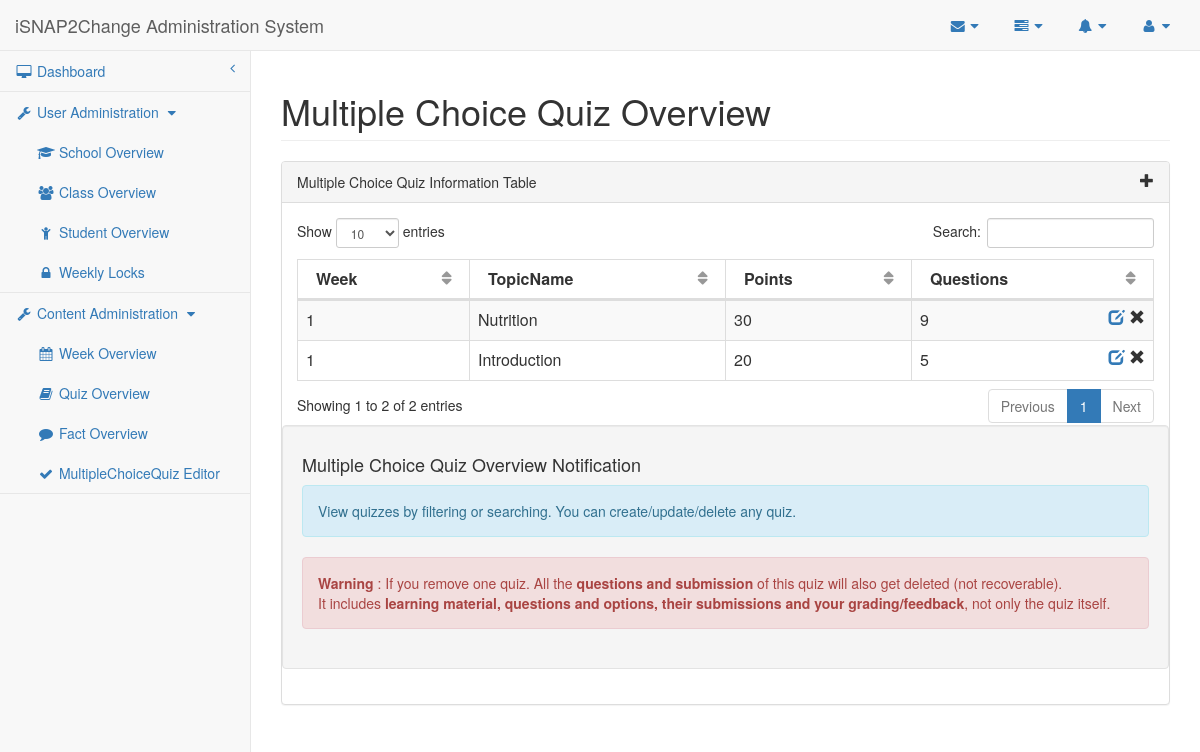
The page /isnap2change/researcher/mcq.php on the database as committed earlier.
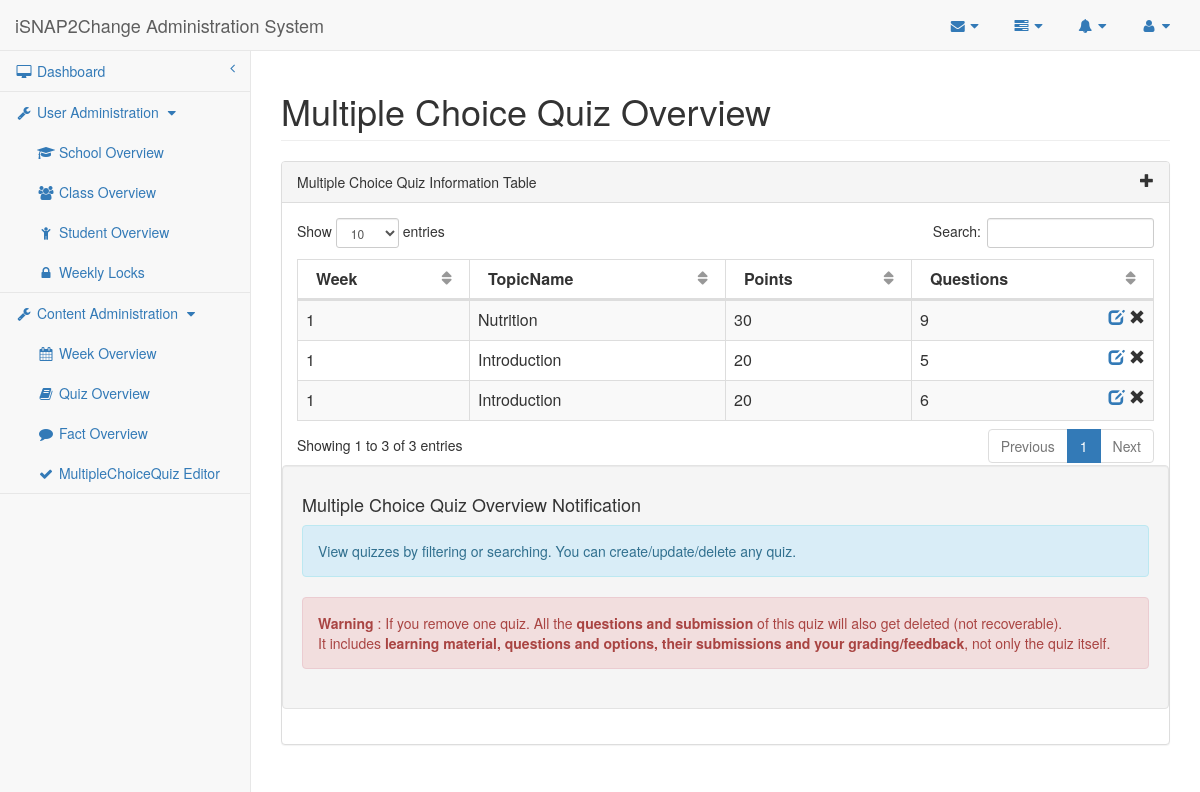
The same page on the database as committed later.
### tables this page shows
CREATE TABLE IF NOT EXISTS `Quiz` (
    QuizID MEDIUMINT AUTO_INCREMENT,
    Week MEDIUMINT,
    QuizType ENUM('MCQ', 'SAQ', 'Matching', 'Calculator', 'Poster'),    
    TopicID MEDIUMINT,
    CONSTRAINT Quiz_QuizID_PK PRIMARY KEY (QuizID),
    CONSTRAINT Quiz_TopicID_FK FOREIGN KEY (TopicID)
        REFERENCES Topic (TopicID)
        ON DELETE CASCADE ON UPDATE CASCADE
);

CREATE TABLE IF NOT EXISTS `Topic` (
    TopicID MEDIUMINT AUTO_INCREMENT,
    TopicName VARCHAR(190) UNIQUE,
    CONSTRAINT Topic_TopicID_PK PRIMARY KEY (TopicID)
);

### isnap2change/researcher/get-quiz-points.php (called while the page is built, shortened)
<?php
    function getQuizPoints($quizid){
        $pointsBySection = array('MCQ', 'Matching', 'Calculator', 'Poster');
        $pointsByQuestion = array('SAQ');
        $conn = db_connect();
        $quizTypeSql = "SELECT QuizType
        FROM Quiz WHERE QuizID = ?";
        $quizTypeQuery = $conn->prepare($quizTypeSql);
        $quizTypeQuery->execute(array($quizid));
        $quizTypeResult = $quizTypeQuery->fetch(PDO::FETCH_OBJ);
        $quizType = $quizTypeResult->QuizType;
        if(in_array($quizType, $pointsBySection)){
            $pointsSql = "SELECT Points FROM Quiz NATURAL JOIN (SELECT QuizID, Points FROM MCQ_Section AS MCQPoints UNION SELECT QuizID , Points FROM Matching_Section AS MatchingPoints) AS QuizPoints WHERE QuizID = ?";
            $pointsQuery = $conn->prepare($pointsSql);
            $pointsQuery->execute(array($quizid));
            $pointsResult = $pointsQuery->fetch(PDO::FETCH_OBJ);
            if($pointsResult != null)
                $points = $pointsResult->Points;
            else $points = 0;
        } else if(in_array($quizType, $pointsByQuestion)){
            $pointsSql = "SELECT SUM(Points) AS SumPoints FROM Quiz NATURAL JOIN SAQ_Section NATURAL JOIN SAQ_Question WHERE QuizID = ?";
            $pointsQuery = $conn->prepare($pointsSql);
            $pointsQuery->execute(array($quizid));
            $pointsResult = $pointsQuery->fetch(PDO::FETCH_OBJ);
            $points = $pointsResult->SumPoints;
        }
        return $points;
    }
?>

### isnap2change/researcher/mcq.php (the view, shortened to what this page needs)
<?php
    require_once("/get-quiz-points.php");
    $conn = db_connect();
    $columnName = array('QuizID','Week','TopicName','Points', 'Questions');
    $quizSql = "SELECT QuizID, Week, TopicName, COUNT(*) AS Questions
               FROM Quiz NATURAL JOIN Topic NATURAL JOIN MCQ_Section NATURAL JOIN MCQ_Question WHERE QuizType = 'MCQ' GROUP BY QuizID";
    $quizQuery = $conn->prepare($quizSql);
    $quizQuery->execute();
    $quizResult = $quizQuery->fetchAll(PDO::FETCH_OBJ);
?>
<!DOCTYPE html>
<html lang="en">
<head>
    <link href="../bower_components/bootstrap/dist/css/bootstrap.min.css" rel="stylesheet">
    <link href="../bower_components/metisMenu/dist/metisMenu.min.css" rel="stylesheet">
    <link href="../bower_components/datatables-plugins/integration/bootstrap/3/dataTables.bootstrap.css" rel="stylesheet">
    <link href="../dist/css/sb-admin-2.css" rel="stylesheet">
    <link href="../bower_components/font-awesome/css/font-awesome.min.css" rel="stylesheet" type="text/css">
</head>
<body>
    <div id="wrapper">
        <div w3-include-html="navigation.html"></div>
        <div id="page-wrapper">
            <div class="row">
                <div class="col-lg-12">
                    <h1 class="page-header">Multiple Choice Quiz Overview</h1>
                </div>
            </div>
            <div class="row">
                <div class="col-lg-12">
                    <div class="panel panel-default">
                        <div class="panel-heading">
                            Multiple Choice Quiz Information Table <span class="glyphicon glyphicon-plus pull-right" data-toggle="modal" data-target="#dialog"></span>
                        </div>
                        <div class="panel-body">
                            <div class="dataTable_wrapper">
                                <table class="table table-striped table-bordered table-hover" id="datatables">
                                    <thead>
                                        <tr>
                                        <?php for($i=0; $i<count($columnName); $i++) {
                                            if ($i==0){?>
                                            <th style="display:none"><?php echo $columnName[$i]; ?></th>
                                            <?php } else {?>
                                            <th><?php echo $columnName[$i]; ?></th>
                                        <?php }
                                        }?>
                                        </tr>
                                    </thead>
                                    <tbody>
                                    <?php for($i=0; $i<count($quizResult); $i++) {?>
                                        <tr class="<?php if($i % 2 == 0){echo "odd";} else {echo "even";} ?>">
                                            <td><?php echo $quizResult[$i]->Week ?></td>
                                            <td><?php echo $quizResult[$i]->TopicName ?></td>
                                            <td><?php echo getQuizPoints($quizResult[$i]->QuizID); ?></td>
                                            <td><?php echo $quizResult[$i]->Questions ?><span class="glyphicon glyphicon-remove pull-right" aria-hidden="true"></span><span class="pull-right" aria-hidden="true">&nbsp;</span><a href="mcq-viewer.php?quizid=<?php echo $quizResult[$i]->QuizID ?>"><span class="glyphicon glyphicon-edit pull-right" aria-hidden="true"></span></a></td>
                                        </tr>
                                    <?php } ?>
                                    </tbody>
                                </table>
                            </div>
                            <div class="well row">
                                <h4>Multiple Choice Quiz Overview Notification</h4>
                                <div class="alert alert-info">
                                    <p>View quizzes by filtering or searching. You can create/update/delete any quiz.</p>
                                </div>
                                <div class="alert alert-danger">
                                    <p><strong>Warning</strong> : If you remove one quiz. All the <strong>questions and submission</strong> of this quiz will also get deleted (not recoverable).</p> It includes <strong>learning material, questions and options, their submissions and your grading/feedback</strong>, not only the quiz itself.
                                </div>
                            </div>
                        </div>
                    </div>
                </div>
            </div>
        </div>
    </div>
</body>
</html>

Rows that differ between the two databases and show on the page:
added quiz: Week "1", TopicID.TopicName "Introduction", QuizID "20", Questions "6"
Other text that changed with them:
text written by a page script: "Show entries Search: Showing 1 to 2 of 2 entries Previous 1 Next" → "Show entries Search: Showing 1 to 3 of 3 entries Previous 1 Next"
